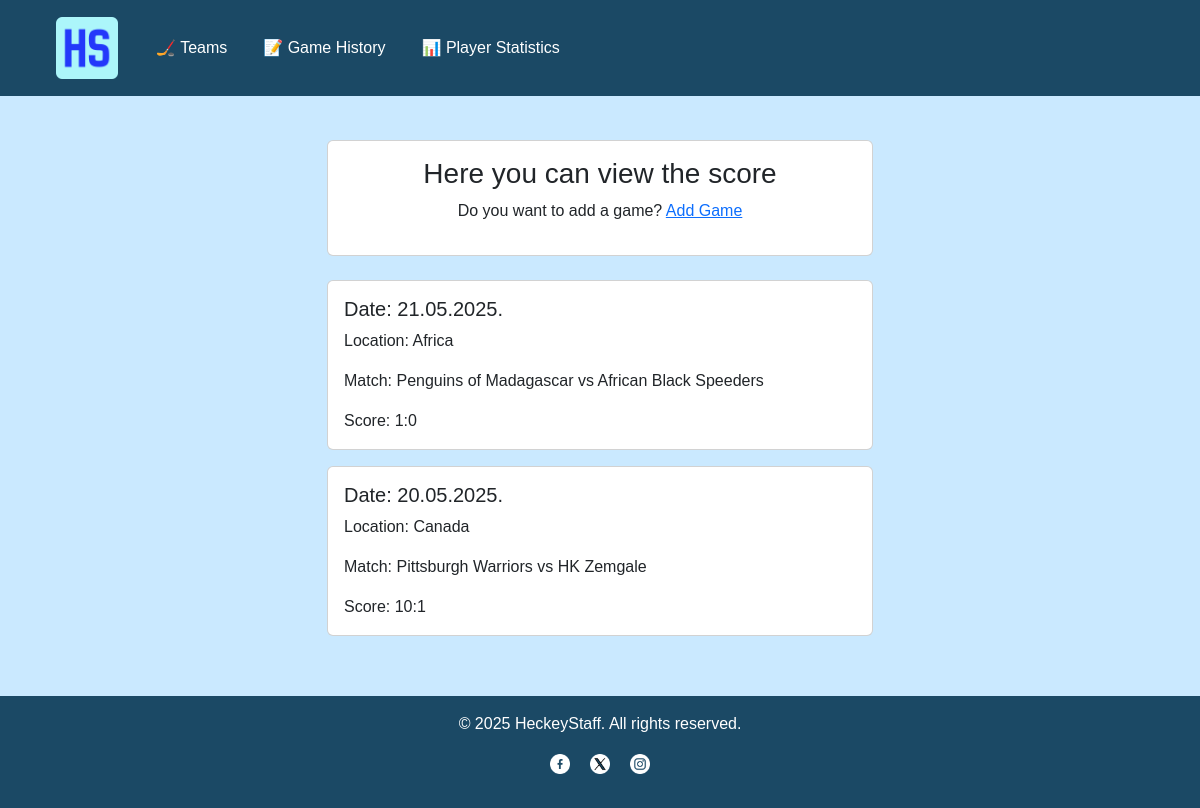
/games, run on the app's committed database.
### tables this page shows
CREATE TABLE games (
                id INTEGER PRIMARY KEY AUTOINCREMENT,
                date TEXT NOT NULL,
                location TEXT NOT NULL,
                home_team_id INTEGER NOT NULL,
                away_team_id INTEGER NOT NULL,
                final_score TEXT NOT NULL,
                FOREIGN KEY (home_team_id) REFERENCES teams (id),
                FOREIGN KEY (away_team_id) REFERENCES teams (id)
            );

CREATE TABLE teams (
                id INTEGER PRIMARY KEY AUTOINCREMENT,
                name TEXT NOT NULL,
                coach TEXT NOT NULL,
                division TEXT NOT NULL
            , logo TEXT);

### app.py (the view)
@app.route("/games")
def games():
    db = get_db()
    cursor = db.cursor()
    cursor.execute('''
        SELECT
            games.id,
            games.date,
            games.location,
            games.final_score,
            home.name AS home_team,
            away.name AS away_team
        FROM games
        JOIN teams AS home ON games.home_team_id = home.id
        JOIN teams AS away ON games.away_team_id = away.id
        ORDER BY games.date DESC
    ''')
    games = cursor.fetchall()
    db.close()
    return render_template("games.html", games=games)

### app.py (called while the page is built)
def get_db():
    db = sqlite3.connect(DATABASE)
    db.row_factory = sqlite3.Row
    return db

### templates/games.html (shortened to what this page needs)
{% extends "base.html" %}
{% block content %}
<div class="row justify-content-center">
    <div class="col-md-6">
        <div class="card p-3 mb-4">
            <h3 class="text-center">Here you can view the score</h3>
            <p class="text-center">Do you want to add a game? <a href="{{ url_for('add_game') }}">Add Game</a></p>
        </div>
        {% if games %}
            {% for game in games %}
                <div class="card mb-3">
                    <div class="card-body">
                        <div class="">
                            <div>
                                <h5 class="card-title">Date: {{ game.date }}</h5>
                                <p class="card-text">Location: {{ game.location }}</p>
                                <p class="card-text">Match: {{ game.home_team }} vs {{ game.away_team }}</p>
                                <p class="card-text">Score: {{ game.final_score }}</p>
                            </div>
                        </div>
                    </div>
                </div>
            {% endfor %}
        {% else %}
            <p>No games recorded yet!</p>
        {% endif %}
    </div>
</div>
{% endblock %}

### static/style.css (style rules this page uses)
body { font-family: Arial, sans-serif; background-color: #CAE9FF; color: #333; margin: 0; padding: 0; background-image: url(images/vecteezy.jpg); background-size: cover; background-attachment: fixed; background-position: center -100px; }

### data on the page
games: date "21.05.2025.", location "Africa", home_team "Penguins of Madagascar", away_team "African Black Speeders", final_score "1:0"
games: date "20.05.2025.", location "Canada", home_team "Pittsburgh Warriors", away_team "HK Zemgale", final_score "10:1"
